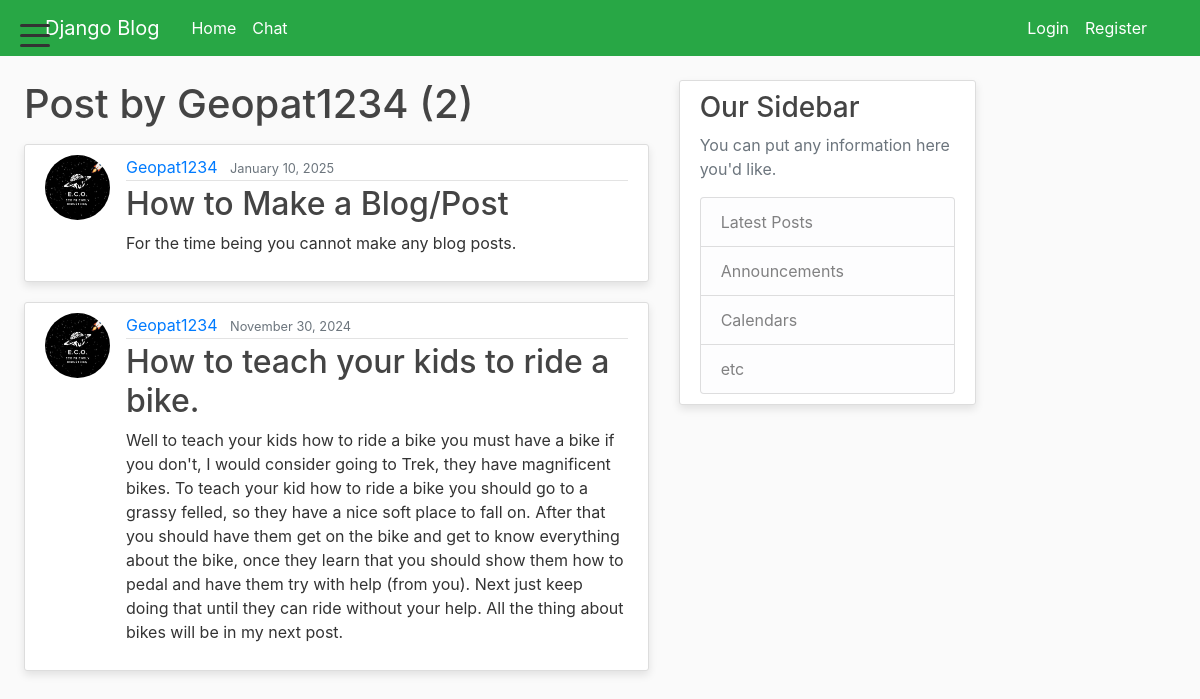
The page /user/Geopat1234 on the database as committed earlier.
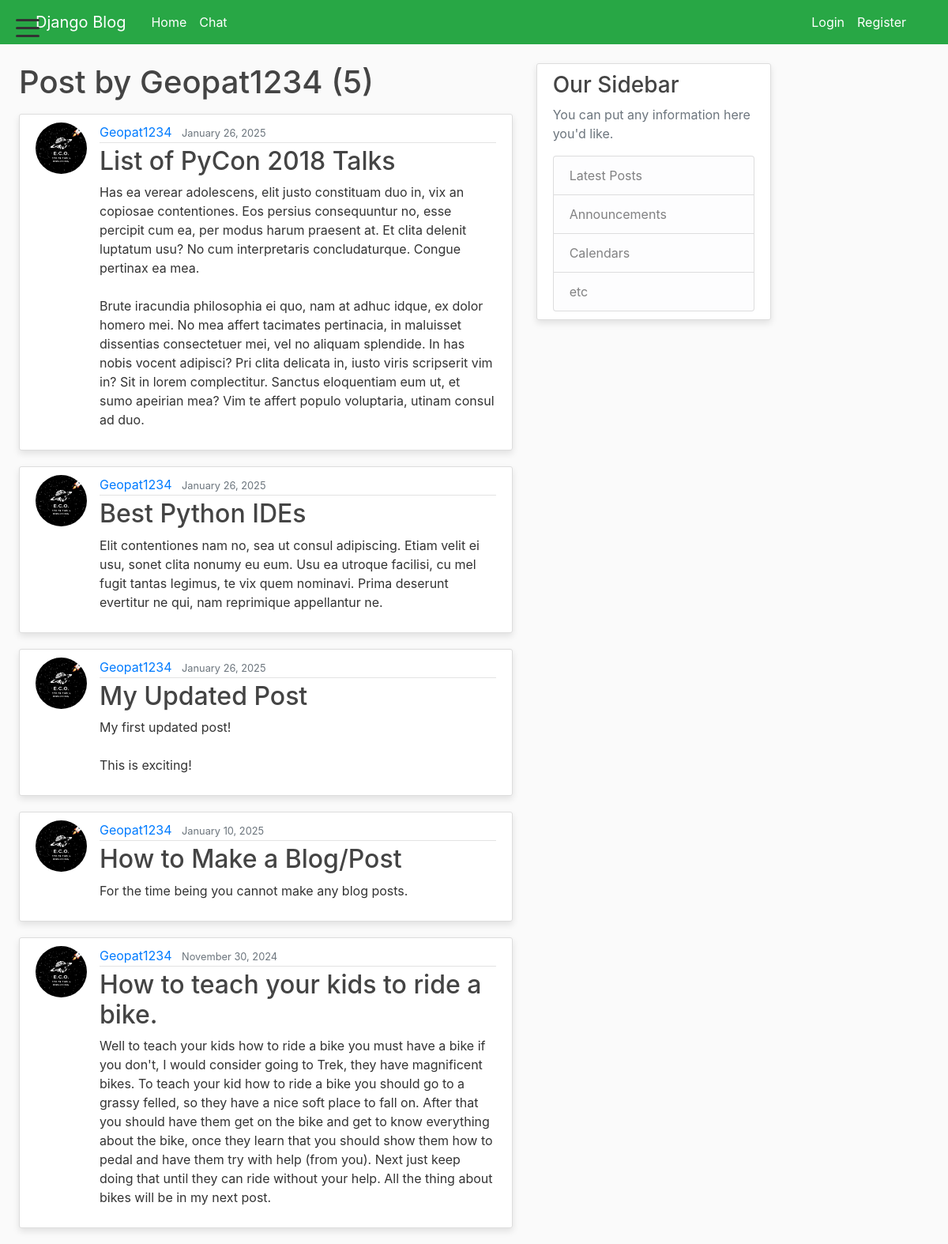
The same page on the database as committed later.
### blog/models.py (models this page shows, shortened)
class Post(models.Model):
    title = models.CharField(max_length=100)
    content = models.TextField()
    date_posted = models.DateTimeField(default=timezone.now)
    author = models.ForeignKey(User, on_delete=models.CASCADE)

### users/models.py (models this page shows, shortened)
class Profile(models.Model):
    user = models.OneToOneField(User, on_delete=models.CASCADE)
    image = models.ImageField(default='default.jpg', upload_to='profile_pics')

### blog/views.py (the view)
# urls.py: path('user/<str:username>', UserPostListView.as_view(), name='user-posts'),
class UserPostListView(ListView):
    model = Post
    template_name = 'blog/user_posts.html'
    context_object_name = 'posts'
    paginate_by = 5
    def get_queryset(self):
        user = get_object_or_404(User, username=self.kwargs.get('username'))
        return Post.objects.filter(author=user).order_by('-date_posted')

### blog/templates/blog/user_posts.html (shortened to what this page needs)
{% extends "blog/base.html" %}
{% block content %}
    <h1 class="mb-3">Post by {{ view.kwargs.username }} ({{ page_obj.paginator.count }})</h1>
    {% for post in posts %}
        <article class="media content-section">
            <img class="rounded-circle article-img" src="{{ post.author.profile.image.url }}">
            <div class="media-body">
            <div class="article-metadata">
                <a class="mr-2" href="{% url 'user-posts' post.author.username %}">{{ post.author }}</a>
                <small class="text-muted">{{ post.date_posted|date:"F d, Y" }}</small>
            </div>
            <h2><a class="article-title" href="{% url 'post-detail' post.id%}">{{ post.title }}</a></h2>
            <p class="article-content">{{ post.content }}</p>
            </div>
        </article>
    {% endfor %}
{% endblock content %}

### blog/templates/blog/base.html (shortened to what this page needs)
{% load static %}
<!DOCTYPE html>
<html>
<head>
    <link rel="stylesheet" href="https://cdn.jsdelivr.net/npm/bootstrap@4.0.0/dist/css/bootstrap.min.css">
    <link rel="stylesheet" type="text/css" href="{% static 'blog/main.css' %}">
</head>
<body>
    <header class="site-header">
        <nav class="navbar navbar-expand-md navbar-dark bg-steel fixed-top">
            <div class="container">
                <button id="sidebarToggle" class="hamburger-menu">
                    <div class="bar"></div>
                    <div class="bar"></div>
                    <div class="bar"></div>
                </button>
                <a class="navbar-brand mr-4" href="{% url 'home' %}">Django Blog</a>
                <div class="collapse navbar-collapse" id="navbarToggle">
                    <div class="navbar-nav mr-auto">
                        <a class="nav-item nav-link" href="{% url 'home' %}">Home</a>
                        <a class="nav-item nav-link" href="{% url 'chat' %}">Chat</a>
                    </div>
                    <div class="navbar-nav">
                        {% if user.is_authenticated %}
                            <a class="nav-item nav-link" href="{% url 'logout' %}">Logout</a>
                        {% else %}
                            <a class="nav-item nav-link" href="{% url 'login' %}">Login</a>
                            <a class="nav-item nav-link" href="{% url 'register' %}">Register</a>
                        {% endif %}
                    </div>
                </div>
            </div>
        </nav>
    </header>
    <div class="container-fluid">
        <div class="row">
            <main class="col-md-9 ms-sm-auto col-lg-10 px-md-4">
                <div class="row">
                    <div class="col-md-8">
                        {% block content %}{% endblock %}
                    </div>
                    <div class="col-md-4">
                        <div class="content-section">
                            <h3>Our Sidebar</h3>
                            <p class='text-muted'>You can put any information here you'd like.</p>
                            <ul class="list-group">
                                <li class="list-group-item list-group-item-light">Latest Posts</li>
                                <li class="list-group-item list-group-item-light">Announcements</li>
                                <li class="list-group-item list-group-item-light">Calendars</li>
                                <li class="list-group-item list-group-item-light">etc</li>
                            </ul>
                        </div>
                    </div>
                </div>
            </main>
        </div>
    </div>
</body>
</html>

### blog/static/blog/main.css (style rules this page uses)
body { background: #fafafa; color: #333333; margin-top: 5rem; }
h1, h2, h3, h4, h5, h6 { color: #444444; }
ul { margin: 0; }
.bg-steel { background-color: #28a745; }
.site-header { background: linear-gradient(45deg, #28a745, #ff9800); }
.site-header .navbar-nav .nav-link { color: #ffffff; }
.content-section { background: #ffffff; padding: 10px 20px; border: 1px solid #dddddd; border-radius: 3px; margin-bottom: 20px; box-shadow: 0 4px 8px rgba(0, 0, 0, 0.1); }
.article-title { color: #444444; }
.article-content { white-space: pre-line; }
.article-img { height: 65px; width: 65px; margin-right: 16px; }
.article-metadata { padding-bottom: 1px; margin-bottom: 4px; border-bottom: 1px solid #e3e3e3; }
.hamburger-menu { display: flex; flex-direction: column; justify-content: space-around; width: 30px; height: 30px; background: transparent; border: none; cursor: pointer; padding: 0; z-index: 101; position: fixed; top: 20px; left: 20px; outline: none; }
.hamburger-menu .bar { width: 100%; height: 3px; background-color: #333; border-radius: 2px; }

Rows that differ between the two databases and show on the page:
added Post: author.profile.image (picture), author "Geopat1234", date_posted "January 26, 2025", title "List of PyCon 2018 Talks", content "Has ea verear adolescens, elit justo constituam duo in, vix an copiosae contentiones. Eos persius consequuntur no, esse percipit cum ea, per modus harum praesent at. Et clita delenit luptatum usu? No cum interpretaris concludaturque. Congue pertinax ea mea. Brute iracundia philosophia ei quo, nam at adhuc idque, ex dolor homero mei. No mea affert tacimates pertinacia, in maluisset dissentias consectetuer mei, vel no aliquam splendide. In has nobis vocent adipisci? Pri clita delicata in, iusto viris scripserit vim in? Sit in lorem complectitur. Sanctus eloquentiam eum ut, et sumo apeirian mea? Vim te affert populo voluptaria, utinam consul ad duo."
added Post: author.profile.image (picture), author "Geopat1234", date_posted "January 26, 2025", title "Best Python IDEs", content "Elit contentiones nam no, sea ut consul adipiscing. Etiam velit ei usu, sonet clita nonumy eu eum. Usu ea utroque facilisi, cu mel fugit tantas legimus, te vix quem nominavi. Prima deserunt evertitur ne qui, nam reprimique appellantur ne."
added Post: author.profile.image (picture), author "Geopat1234", date_posted "January 26, 2025", title "My Updated Post", content "My first updated post! This is exciting!"
Other text that changed with them:
{{ page_obj.paginator.count }}: "2" → "5"
